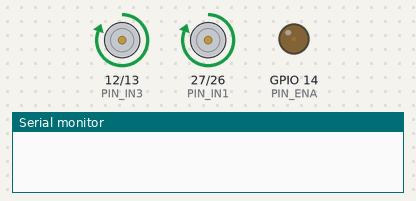
Simulated run of this sketch. Board: ESP32. Shown: motor-driver pin pairs drawn as motors (green arrow = first pin HIGH = forward, orange = second pin HIGH = backward, longer = more drive), output pins drawn as LEDs (lit = HIGH), the last lines printed to the serial monitor.

Above: at 0.05 s.
At 2.05 s:
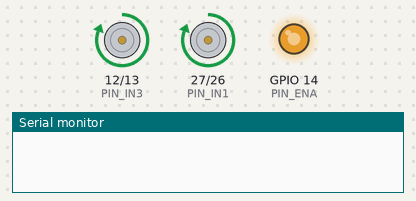
At 5.55 s:
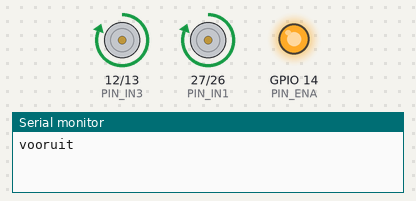
At 8.6 s:
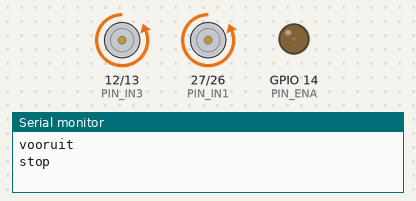
At 11.3 s:
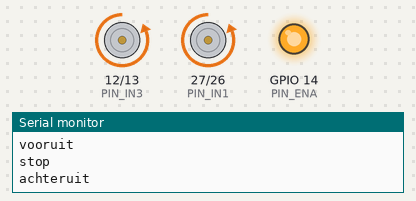
At 17.1 s:
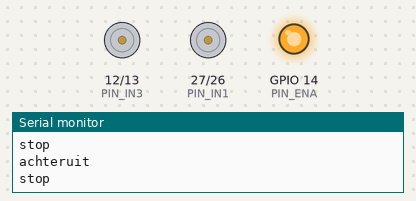
Timing chart, 0 to 19.7 s (numbered marks = the images above):
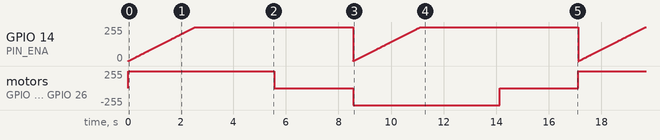

Measured:
- by itself, GPIO 14 (PIN_ENA): ramps from 0/255 to 255/255 and jumps back, once every 8.6 s
- by itself, motor on GPIO 12 (PIN_IN3) / GPIO 13 (PIN_IN4), motor on GPIO 27 (PIN_IN1) / GPIO 26 (PIN_IN2): repeats every 17.1 s: stopped 3.0 s, backward 255/255 5.6 s, stopped 3.0 s, forward 255/255 5.6 s

The sketch:

H-brug.ino
```cpp
//Motor 1
#define PIN_IN1  27 // ESP32 pin GIOP27 connected to the IN1 pin L298N
#define PIN_IN2  26 // ESP32 pin GIOP26 connected to the IN2 pin L298N
//enable pin
#define PIN_ENA  14 // ESP32 pin GIOP14 connected to the EN1 pin L298N
//Motor 2
#define PIN_IN3 12
#define PIN_IN4 13

void setup() {
  // put your setup code here, to run once:
Serial.begin(115200);

  // initialize digital pins as outputs.
  pinMode(PIN_IN1, OUTPUT); //AIN1
  pinMode(PIN_IN2, OUTPUT); //AIN2
  pinMode(PIN_ENA, OUTPUT); //enable pin
  pinMode(PIN_IN3, OUTPUT); //BIN1
  pinMode(PIN_IN4, OUTPUT); //BIN2
}

void loop() {
  // put your main code here, to run repeatedly:

Motoren_Voorwaarts();
Serial.println("vooruit");
delay(3000);

Motoren_Stop();
Serial.println("stop");
delay(3000);

Motoren_Achterwaarts();
Serial.println("achteruit");
delay(3000);

Motoren_Stop();
Serial.println("stop");
delay(3000);

Motoren_Links();
Serial.println("links");
delay(3000);

Motoren_Stop();
Serial.println("stop");
delay(3000);

Motoren_Rechts();
Serial.println("rechts");
delay(3000);

Motoren_Stop();
Serial.println("stop");
delay(3000);
}


void Motoren_Voorwaarts() {
  digitalWrite(PIN_IN1, HIGH); // control the motor's direction in clockwise
  digitalWrite(PIN_IN2, LOW);  // control the motor's direction in clockwise
  digitalWrite(PIN_IN3, HIGH);
  digitalWrite(PIN_IN4, LOW);

  for (int speed = 0; speed <= 255; speed++) {
    analogWrite(PIN_ENA, speed); // speed up
    delay(10);
  }
}

void Motoren_Stop() {
  digitalWrite(PIN_IN1, LOW);
  digitalWrite(PIN_IN2, LOW);
  digitalWrite(PIN_IN3, LOW);
  digitalWrite(PIN_IN4, LOW);

}

void Motoren_Achterwaarts() {
  digitalWrite(PIN_IN1, LOW);   // control the motor's direction in anti-clockwise
  digitalWrite(PIN_IN2, HIGH);  // control the motor's direction in anti-clockwise
  digitalWrite(PIN_IN3, LOW);
  digitalWrite(PIN_IN4, HIGH);

  for (int speed = 0; speed <= 255; speed++) {
    analogWrite(PIN_ENA, speed); // speed up
    delay(10);
  }
}

void Motoren_Rechts() {
  digitalWrite(PIN_IN1, LOW);
  digitalWrite(PIN_IN2, HIGH);
  digitalWrite(PIN_IN3, LOW);
  digitalWrite(PIN_IN4, HIGH);

for (int speed = 0; speed <= 255; speed++) {
    analogWrite(PIN_ENA, speed); // speed up
    delay(10);
  }
}

void Motoren_Links() {
  digitalWrite(PIN_IN1, HIGH);
  digitalWrite(PIN_IN2, LOW);
  digitalWrite(PIN_IN3, HIGH);
  digitalWrite(PIN_IN4, LOW);

for (int speed = 0; speed <= 255; speed++) {
    analogWrite(PIN_ENA, speed); // speed up
    delay(10);
  }
}
```
